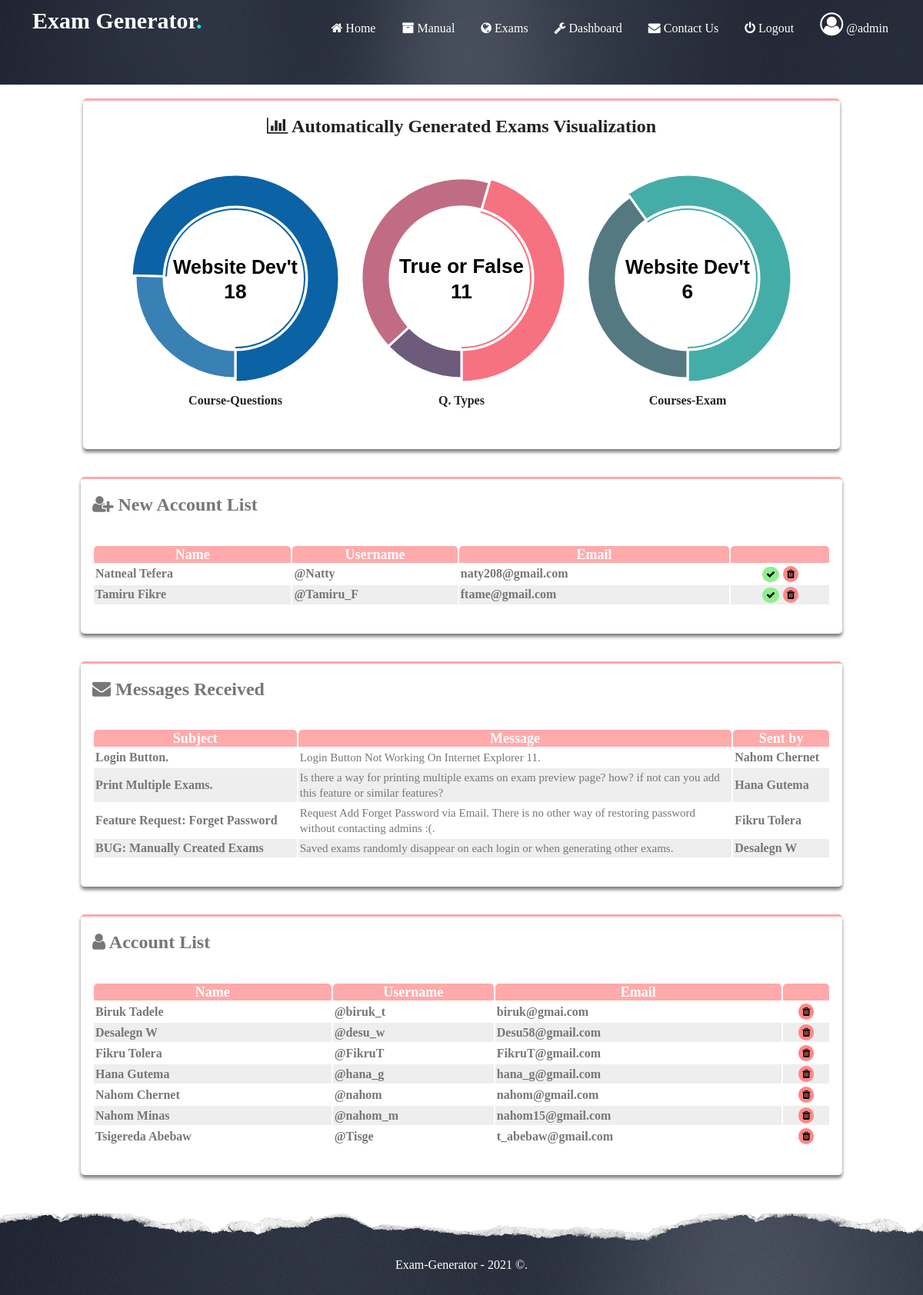
Screenshot of /dashboard.php (signed in) with the database file from the repository.
### tables this page shows
CREATE TABLE IF NOT EXISTS `user` (
  `UserID` int(11) NOT NULL,
  `UserType` int(11) NOT NULL DEFAULT '1',
  `Username` varchar(32) NOT NULL,
  `Password` varchar(32) NOT NULL,
  `Name` varchar(100) NOT NULL,
  `Email` varchar(100) NOT NULL,
  `Activated` tinyint(1) NOT NULL DEFAULT '0'
);

CREATE TABLE IF NOT EXISTS `contact_us` (
  `cid` int(11) NOT NULL,
  `subject` text NOT NULL,
  `message` text NOT NULL,
  `UserID` int(11) NOT NULL DEFAULT '1'
);

### funcs.php (called while the page is built, shortened)
<?php
$db = NULL;
function get_user_info_by_id($id){
	global $db;
	return mysqli_fetch_assoc($db->query("SELECT * FROM user WHERE UserID = '".(int)$id."'"));
}
?>

### dashboard.php (the view, shortened to what this page needs)
<?php
include "funcs.php";
?>
<!DOCTYPE html>
<html>
	<head>
		<link rel="stylesheet" href="lib/morris.css">
		<link rel="stylesheet" type="text/css" href="css/style.css">
	</head>
	<body>
		<?php include "header.php" ?>
		<br>
		<div class="dash-stat">
			<h2><i class="fa fa-bar-chart"></i> Automatically Generated Exams Visualization</h2>
			<div class="plot" id="course-dist">Course-Questions</div>
			<div class="plot" id="type-dist">Q. Types</div>
			<div class="plot" id="exam-dist">Courses-Exam</div>
			<br><br><br><br>
		</div>
		<br><br>
		<div class="wide-table">
			<h2><i class="fa fa-user-plus"></i> New Account List</h2>
			<br>
			<table>
				<thead>
					<th>Name</th>
					<th>Username</th>
					<th>Email</th>
					<th> </th>
				</thead>
				<tbody>
					<?php
						$res = $db->query("SELECT * FROM user WHERE Activated=0 and UserType=1 ORDER BY Name");
						if(mysqli_num_rows($res)){
							while($row = $res->fetch_assoc())
								printf("<tr><td>%s</td><td>@%s</td><td>%s</td><td class='center'>".
									"<a href='apv.php?id=%d'><i class='fa fa-check'></i></a> <a class='dl' href='del.php?id=%d'><i class='fa fa-trash'></i></a></td></tr>",
									htmlspecialchars($row["Name"]),
									htmlspecialchars($row["Username"]),
									htmlspecialchars($row["Email"]),
									$row["UserID"], $row["UserID"]
								);
						}
						else echo "No New Accounts.";
					?>
				</tbody>
			</table>
			<br><br>
		</div><br><br>
		<div class="wide-table">
			<h2><i class="fa fa-envelope"></i> Messages Received</h2>
			<br>
			<table id="tablee">
				<thead>
					<th>Subject</th>
					<th>Message</th>
					<th>Sent by</th>
				</thead>
				<tbody>
					<?php
						$res = $db->query("SELECT * FROM contact_us ORDER BY cid DESC");
						if(mysqli_num_rows($res)){
							while($row = $res->fetch_assoc()){
								$user = $db->query("SELECT * FROM user WHERE UserID = ". $row["UserID"])->fetch_assoc();
								printf("<tr><td>%s</td><td class='message-td'>%s</td><td>%s</td></tr>",
									htmlspecialchars($row["subject"]),
									htmlspecialchars($row["message"]),
									htmlspecialchars($user["Name"])
								);
							}
						}
						else echo "<tr><td><center>No MEssages.</center></td></tr>";
					?>
				</tbody>
			</table>
			<br><br>
		</div><br><br>
		<div class="wide-table">
			<h2><i class="fa fa-user"></i> Account List</h2>
			<br>
			<table>
				<thead>
					<th>Name</th>
					<th>Username</th>
					<th>Email</th>
					<th></th>
				</thead>
				<tbody>
					<?php
						$res = $db->query("SELECT * FROM user WHERE Activated=1 and UserType=1 ORDER BY Name");
						if(mysqli_num_rows($res)){
							while($row = $res->fetch_assoc())
								printf("<tr><td>%s</td><td>@%s</td><td>%s</td><td class='center'><a class='dl' href='del.php?id=%d'><i class='fa fa-trash'></i></a></a></td></tr>",
									htmlspecialchars($row["Name"]),
									htmlspecialchars($row["Username"]),
									htmlspecialchars($row["Email"]),
									$row["UserID"]
								);
						}
						else echo "<tr><td><center>No Accounts.</center></td></tr>";
					?>
				</tbody>
			</table>
			<br><br>
		</div>
				<?php
					$res = get_courses();
					while($row = $res->fetch_assoc()){
						$c = mysqli_num_rows($db->query("SELECT * FROM questions WHERE CourseID=".$row["CourseID"]));
						printf("{value: %d, label: \"%s\"},", $c, $row["CourseString"]);
					}
				?>
				<?php
					$arr = array("", "True or False", "Multiple Choice", "Give Short Answer");
					for($r = 1; $r <= 3; $r++){
						$c = mysqli_num_rows($db->query("SELECT * FROM questions WHERE QuestionType=$r"));
						printf("{value: %d, label: '%s'},", $c, $arr[$r]);
					}
				?>
				<?php
					$res = get_courses();
					while($row = $res->fetch_assoc()){
						$c = mysqli_num_rows($db->query("SELECT * FROM exam WHERE CourseID=".$row["CourseID"]));
						printf("{value: %d, label: \"%s\"},", $c, $row["CourseString"]);
					}
				?>
		<?php include "footer.php" ?>
	</body>
</html>

### header.php
<div id="nav-main">
	<div class="content-head">
		<nav class="content-head-nav">
			<section class="content-head-title">
				Exam Generator<span style="color: cyan">.</span>
			</section>
			<section class="content-head-list">
				<ul>
					<li><a href="index.php"><i class="fa fa-home"></i> Home</a></li>
					<li><a href="manual.php"><i class="fa fa-archive"></i> Manual</a></li>
					<li><a href="exams.php"><i class="fa fa-globe"></i> Exams</a></li>
					<?php
						if(isset($_SESSION["admin"]))
							echo '<li><a href="dashboard.php"><i class="fa fa-wrench"></i> Dashboard</a></li>';
					?>
					<li><a href="contactus.php"><i class="fa fa-envelope"></i> Contact Us</a></li>
					<li><a href="logout.php"><i class="fa fa-power-off"></i> Logout</a></li>
					<?php
						echo '<li><i style="font-size:30px" class="fa fa-user-circle-o"></i> @'.htmlspecialchars(get_user_info_by_id($_SESSION["user_id"])["Username"]).'</li>';
					?>
				</ul>
			</section>
		</nav>
		<br><br>
	</div>
</div>

### footer.php
<div id="footer-main">
	<br>
	Exam-Generator - 2021 &copy.
</div>

### css/style.css (style rules this page uses)
body { padding: 0; margin: 0; background: white; color: #777; font-family: Gisha; height: 100%; }
a { text-decoration: none; color: blueviolet; }
.std-form th,td { text-align: left; padding: 0 8px; }
#footer-main { background: #161415 url(../images/nav.jpg); margin-top: 50px; color: #fff; padding-top: 40px; text-align: center; padding-bottom: 30px; overflow: hidden; position: relative; bottom: 0; }
#footer-main::before { content: " "; display: block; width: 300%; height: 65px; background: url(../images/torn-u.png); position: absolute; margin-top: -70px; left: -500px; z-index: 1; }
#nav-main { color: #fff; position: relative; background: #161415 url(../images/nav.jpg); background-size: cover; height: 110px; overflow: hidden; }
#nav-main:after { content: " "; display: block; height: 45px; background-image: url(../images/torn.png); position: absolute; bottom: 0px; width: 300%; left: -500px; }
.content-head section { display: inline-block; }
.content-head-nav { line-height: 30px; width: 95%; margin: 0 auto; }
.content-head-title { font-size: 30px; font-weight:bold; margin: 12px; }
.content-head-list { float:right; }
.content-head-list li { display: inline-block; padding: 0 15px; text-decoration: none; position: relative; }
.content-head-list a { color: #fff; transition: ease-in-out 0.3s; }
.content-head-list a::after { content: " "; height: 2px; width: 0px; background: cyan; position: absolute; left: 0; bottom: -2px; transition: ease-in-out 0.3s; }
.dash-stat { text-align: center; margin-top: 10px; box-shadow: 0px 4px 4px gray; width: 82%; margin: 0 auto; border-top: 3px solid #faa; border-radius: 5px; font-weight: bold; color: #222; }
.plot { width: 290px; height: 290px; margin: 20px auto 0 auto; display: inline-block; }
.wide-table { width: 80%; margin:0 auto; box-shadow: 0px 4px 4px gray; border-top: 3px solid #faa; border-radius: 5px; font-weight: bold; padding: 0 15px; }
.wide-table th { background: #faa; color: white; font-size: 18px; border-radius: 5px 5px 0 0; }
.wide-table a { background: lightgreen; font-size: 12px; color: black; padding: 3px 5px; cursor: pointer; border-radius: 14px; margin-left: 1px; }
.wide-table .dl { background: #ff8887; font-size: 13px; }
.wide-table tr { line-height: 20px; }
.wide-table tr:nth-child(even) { background: #eee; }
.wide-table td { padding: 2px; }
.wide-table table { width: 100% }
.message-td { max-width: 510px !important; font-size: 15px; font-weight: normal; }
.center { text-align: center; }

### rows the page displays
user: Username "admin"
contact_us: subject "Login Button.", message "Login Button Not Working On Internet Explorer 11.", UserID.Name "Nahom Chernet"
contact_us: subject "Print Multiple Exams.", message "Is there a way for printing multiple exams on exam preview page? how? if not can you add this feature or similar features?", UserID.Name "Hana Gutema"
contact_us: subject "Feature Request: Forget Password", message "Request Add Forget Password via Email. There is no other way of restoring password without contacting admins :(.", UserID.Name "Fikru Tolera"
contact_us: subject "BUG: Manually Created Exams", message "Saved exams randomly disappear on each login or when generating other exams.", UserID.Name "Desalegn W"
user: Name "Biruk Tadele", Username "biruk_t", Email "biruk@gmai.com"
user: Name "Desalegn W", Username "desu_w", Email "Desu58@gmail.com"
user: Name "Fikru Tolera", Username "FikruT", Email "FikruT@gmail.com"
user: Name "Hana Gutema", Username "hana_g", Email "hana_g@gmail.com"
user: Name "Nahom Chernet", Username "nahom", Email "nahom@gmail.com"
user: Name "Nahom Minas", Username "nahom_m", Email "nahom15@gmail.com"
user: Name "Tsigereda Abebaw", Username "Tisge", Email "t_abebaw@gmail.com"
